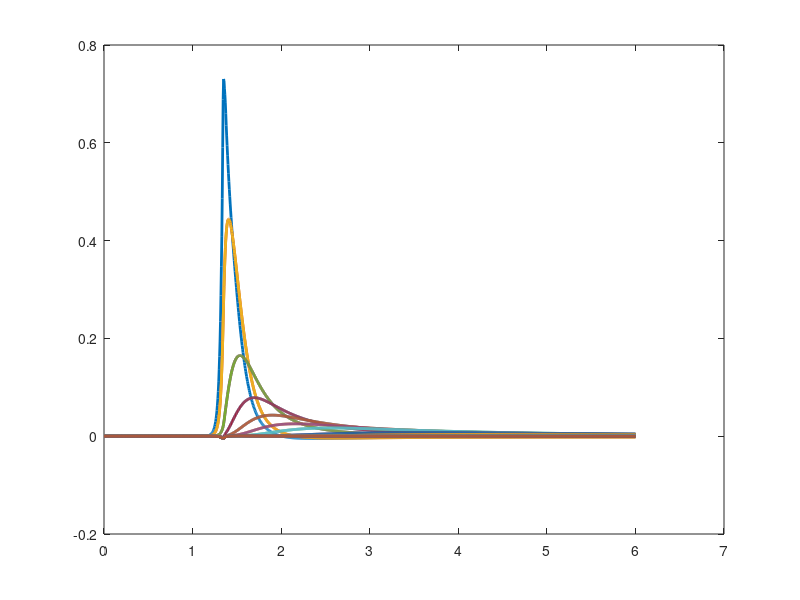

This chart was generated by the following MATLAB code:
clc
clear all
close all

%%


Data = csvread('MYSAandFLUTExtraVoltages_vext0_stimulateonlyAbeta0_edgedist0.1_.csv');


time = Data(:,1) ;


V1 = Data(:,2) ;
V2 = Data(:,3) ;
V3 = Data(:,4) ;
V4 = Data(:,5) ;
V5 = Data(:,6) ;
V6 = Data(:,7)  ;
V7 = Data(:,8) ;
V8 = Data(:,9) ;
V9 = Data(:,10) ;
V10 = Data(:,11) ;
V11 = Data(:,12) ;
V12 = Data(:,13) ;
V13 = Data(:,14) ;


Rpn0 = 429128.527578172*1e6*1e-4 ;  %ohm/micron
Rpn2 = 108066.18906880693*1e6*1e-4 ;  %ohm/micron  
Rpx = 108066.18906880693*1e6*1e-4 ;  %ohm/micron  


I1 = (V1-V2)/Rpn0  ;    %mA.micron
I2 = (V2-V3)/Rpn0  ;    %mA.micron
I3 = (V3-V4)/Rpn2  ;    %mA.micron
I4 = (V4-V5)/Rpn2  ;    %mA.micron
I5 = (V5-V6)/Rpn2  ;    %mA.micron
I6 = (V6-V7)/Rpn2  ;    %mA.micron
I7 = (V7-V8)/Rpn2  ;    %mA.micron
I8 = (V8-V9)/Rpn2  ;    %mA.micron
I9 = (V9-V10)/Rpn2  ;    %mA.micron
I10 = (V10-V11)/Rpn2  ;    %mA.micron
I11 = (V11-V12)/Rpn2  ;    %mA.micron
I12 = (V12-V13)/Rpn2  ;    %mA.micron






%%%%% mA
I1 = I1/1.5  ;
I2 = I2/1.5  ;



L = 8.0589/2  ;


I3 = I3/L  ;
I4 = I4/L  ;
I5 = I5/L  ;
I6 = I6/L  ;
I7 = I7/L  ;
I8 = I8/L  ;
I9 = I9/L  ;
I10 = I10/L  ;
I11 = I11/L  ;
I12 = I12/L  ;



%%

Data2 = csvread('STINExtraVoltages_vext0_stimulateonlyAbeta0_edgedist0.1_.csv');

u=2 ; 
V14 = Data2(:,u) ;
u=u+1 ;
V15 = Data2(:,u) ;
u=u+1 ;
V16 = Data2(:,u) ;
u=u+1 ;
V17 = Data2(:,u) ;
u=u+1 ;
V18 = Data2(:,u) ;
u=u+1 ;
V19 = Data2(:,u) ;
u=u+1 ;
V20 = Data2(:,u) ;
u=u+1 ;
V21 = Data2(:,u) ;
u=u+1 ;
V22 = Data2(:,u) ;
u=u+1 ;
V23 = Data2(:,u) ;
u=u+1 ;
V24 = Data2(:,u) ;
u=u+1 ;
V25 = Data2(:,u) ;
u=u+1 ;
V26 = Data2(:,u) ;
u=u+1 ;
V27 = Data2(:,u) ;
u=u+1 ;
V28 = Data2(:,u) ;
u=u+1 ;
V29 = Data2(:,u) ;
u=u+1 ;
V30 = Data2(:,u) ;
u=u+1 ;
V31 = Data2(:,u) ;
u=u+1 ;
V32 = Data2(:,u) ;
u=u+1 ;
V33 = Data2(:,u) ;
u=u+1 ;
V34 = Data2(:,u) ;
u=u+1 ;
V35 = Data2(:,u) ;
u=u+1 ;
V36 = Data2(:,u) ;
u=u+1 ;
V37 = Data2(:,u) ;
u=u+1 ;
V38 = Data2(:,u) ;
u=u+1 ;
V39 = Data2(:,u) ;
u=u+1 ;
V40 = Data2(:,u) ;
u=u+1 ;
V41 = Data2(:,u) ;
u=u+1 ;
V42 = Data2(:,u) ;
u=u+1 ;
V43 = Data2(:,u) ;
u=u+1 ;
V44 = Data2(:,u) ;
u=u+1 ;
V45 = Data2(:,u) ;
u=u+1 ;
V46 = Data2(:,u) ;
u=u+1 ;
V47 = Data2(:,u) ;
u=u+1 ;
V48 = Data2(:,u) ;
u=u+1 ;
V49 = Data2(:,u) ;
u=u+1 ;
V50 = Data2(:,u) ;
u=u+1 ;
V51 = Data2(:,u) ;
u=u+1 ;
V52 = Data2(:,u) ;
u=u+1 ;
V53 = Data2(:,u) ;
u=u+1 ;
V54 = Data2(:,u) ;




I13 = (V13-V14)/Rpn2  ;    %mA.micron
I14 = (V14-V15)/Rpn2  ;    %mA.micron
I15 = (V15-V16)/Rpn2  ;    %mA.micron
I16 = (V16-V17)/Rpn2  ;    %mA.micron
I17 = (V17-V18)/Rpn2  ;    %mA.micron
I18 = (V18-V19)/Rpn2  ;    %mA.micron
I19 = (V19-V20)/Rpn2  ;    %mA.micron
I20 = (V20-V21)/Rpn2  ;    %mA.micron
I21 = (V21-V22)/Rpn2  ;    %mA.micron
I22 = (V22-V23)/Rpn2  ;    %mA.micron
I23 = (V23-V24)/Rpn2  ;    %mA.micron
I24 = (V24-V25)/Rpn2  ;    %mA.micron
I25 = (V25-V26)/Rpn2  ;    %mA.micron
I26 = (V26-V27)/Rpn2  ;    %mA.micron
I27 = (V27-V28)/Rpn2  ;    %mA.micron
I28 = (V28-V29)/Rpn2  ;    %mA.micron
I29 = (V29-V30)/Rpn2  ;    %mA.micron
I30 = (V30-V31)/Rpn2  ;    %mA.micron
I31 = (V31-V32)/Rpn2  ;    %mA.micron
I32 = (V32-V33)/Rpn2  ;    %mA.micron
I33 = (V33-V34)/Rpn2  ;    %mA.micron
I34 = (V34-V35)/Rpn2  ;    %mA.micron
I35 = (V35-V36)/Rpn2  ;    %mA.micron
I36 = (V36-V37)/Rpn2  ;    %mA.micron
I37 = (V37-V38)/Rpn2  ;    %mA.micron
I38 = (V38-V39)/Rpn2  ;    %mA.micron
I39 = (V39-V40)/Rpn2  ;    %mA.micron
I40 = (V40-V41)/Rpn2  ;    %mA.micron
I41 = (V41-V42)/Rpn2  ;    %mA.micron
I42 = (V42-V43)/Rpn2  ;    %mA.micron
I43 = (V43-V44)/Rpn2  ;    %mA.micron
I44 = (V44-V45)/Rpn2  ;    %mA.micron
I45 = (V45-V46)/Rpn2  ;    %mA.micron
I46 = (V46-V47)/Rpn2  ;    %mA.micron
I47 = (V47-V48)/Rpn2  ;    %mA.micron
I48 = (V48-V49)/Rpn2  ;    %mA.micron
I49 = (V49-V50)/Rpn2  ;    %mA.micron
I50 = (V50-V51)/Rpn2  ;    %mA.micron
I51 = (V51-V52)/Rpn2  ;    %mA.micron
I52 = (V52-V53)/Rpn2  ;    %mA.micron
I53 = (V53-V54)/Rpn2  ;    %mA.micron




L2 = 19.641/2 ;



I13 = I13 /L2 ;
I14 = I14 /L2 ;
I15 = I15 /L2 ;
I16 = I16 /L2 ;
I17 = I17 /L2 ;
I18 = I18 /L2 ;
I19 = I19 /L2 ;
I20 = I20 /L2 ;
I21 = I21 /L2 ;
I22 = I22 /L2 ;
I23 = I23 /L2 ;
I24 = I24 /L2 ;
I25 = I25 /L2 ;
I26 = I26 /L2 ;
I27 = I27 /L2 ;
I28 = I28 /L2 ;
I29 = I29 /L2 ;
I30 = I30 /L2 ;
I31 = I31 /L2 ;
I32 = I32 /L2 ;
I33 = I33 /L2 ;
I34 = I34 /L2 ;
I35 = I35 /L2 ;
I36 = I36 /L2 ;
I37 = I37 /L2 ;
I38 = I38 /L2 ;
I39 = I39 /L2 ;
I40 = I40 /L2 ;
I41 = I41 /L2 ;
I42 = I42 /L2 ;
I43 = I43 /L2 ;
I44 = I44 /L2 ;
I45 = I45 /L2 ;
I46 = I46 /L2 ;
I47 = I47 /L2 ;
I48 = I48 /L2 ;
I49 = I49 /L2 ;
I50 = I50 /L2 ;
I51 = I51 /L2 ;
I52 = I52 /L2 ;
I53 = I53 /L2 ;



%%












 


% all currents
figure



plot(time, -I1*1e6  , 'LineWidth' , 2)   %nano amper
hold on
% 
plot(time, -I2*1e6 , 'LineWidth' , 2)
hold on
plot(time, -I3*1e6   , 'LineWidth' , 2)   %nano amper
hold on
plot(time, -I4*1e6  , 'LineWidth' , 2)   %nano amper
hold on
plot(time, -I5*1e6  , 'LineWidth' , 2)   %nano amper
hold on
plot(time, -I6*1e6   , 'LineWidth' , 2)   %nano amper
hold on
plot(time, -I7*1e6  , 'LineWidth' , 2)   %nano amper
hold on
plot(time, -I8*1e6   , 'LineWidth' , 2)   %nano amper
hold on
plot(time, -I9*1e6  , 'LineWidth' , 2)   %nano amper
hold on
plot(time, -I10*1e6   , 'LineWidth' , 2)   %nano amper
hold on
plot(time, -I11*1e6   , 'LineWidth' , 2)   %nano amper
hold on
plot(time, -I12*1e6   , 'LineWidth' , 2)   %nano amper
hold on



hold on
plot(time, -I13*1e6   , 'LineWidth' , 2)   %nano amper
hold on

plot(time, -I14*1e6   , 'LineWidth' , 2)   %nano amper
hold on
hold on
plot(time, -I15*1e6   , 'LineWidth' , 2)   %nano amper
hold on
hold on
plot(time, -I16*1e6   , 'LineWidth' , 2)   %nano amper
hold on
hold on
plot(time, -I17*1e6   , 'LineWidth' , 2)   %nano amper
hold on
hold on
plot(time, -I18*1e6   , 'LineWidth' , 2)   %nano amper
hold on
hold on
plot(time, -I19*1e6   , 'LineWidth' , 2)   %nano amper
hold on
hold on
plot(time, -I20*1e6   , 'LineWidth' , 2)   %nano amper
hold on
% hold on
% plot(time, -I21*1e6   , 'LineWidth' , 2)   %nano amper
% hold on
% hold on
% plot(time, -I22*1e6   , 'LineWidth' , 2)   %nano amper
% hold on
% hold on
% plot(time, -I23*1e6   , 'LineWidth' , 2)   %nano amper
% hold on
% hold on
% plot(time, -I24*1e6   , 'LineWidth' , 2)   %nano amper
% hold on
% hold on
% plot(time, -I25*1e6   , 'LineWidth' , 2)   %nano amper
% hold on
% hold on
% plot(time, -I26*1e6   , 'LineWidth' , 2)   %nano amper
% hold on
% hold on
% plot(time, -I27*1e6   , 'LineWidth' , 2)   %nano amper
% hold on
% plot(time, -I28*1e6   , 'LineWidth' , 2)   %nano amper
% hold on
% plot(time, -I29*1e6   , 'LineWidth' , 2)   %nano amper
% hold on
plot(time, -I30*1e6   , 'LineWidth' , 2)   %nano amper
hold on

plot(time, -I40*1e6   , 'LineWidth' , 2)   %nano amper
hold on
plot(time, -I50*1e6   , 'LineWidth' , 2)   %nano amper
hold on
